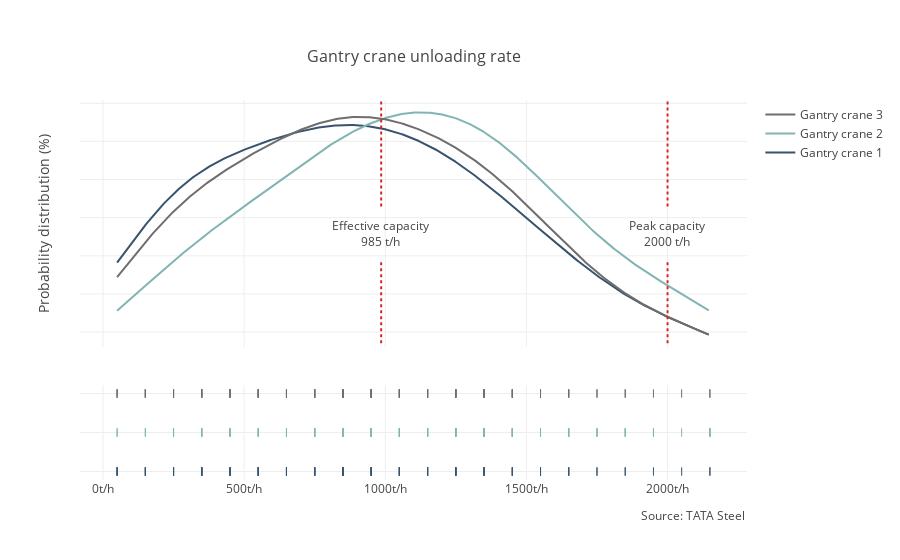

This figure's notebook cell:
### Markdown cell above
### TATA crane data

### Code cell
import plotly.plotly as py
import plotly.figure_factory as ff
import numpy as np
import plotly.graph_objs as go

labels = ['1-100','101-200','201-300','301-400','401-500','501-600','601-700','701-800','801-900','901-1000','1001-1100','1101-1200','1201-1300','1301-1400','1401-1500','1501-1600','1601-1700','1701-1800','1801-1900','1901-2000','2001-2100','>2100']
crane1_histogram = [4,4,6,6,5,6,6,7,7,6,7,6,6,5,4,4,3,2,2,1,1,2]
crane2_histogram = [2,2,3,4,4,4,5,6,6,7,7,7,7,7,6,5,4,3,3,2,1,4]
crane3_histogram = [3,4,5,5,5,6,6,7,7,7,7,6,6,6,5,4,3,2,2,1,1,2]

crane1, crane2, crane3 = [], [], []
for i in range(len(crane1_histogram)):
    for j in range (int(crane1_histogram[i])):
        crane1.append(50+i*100)
    for j in range (int(crane2_histogram[i])):
        crane2.append(50+i*100)
    for j in range (int(crane3_histogram[i])):
        crane3.append(50+i*100)

color = ['rgba(55, 83, 109, 1)', 'rgba(55, 83, 109, 0.8)', 'rgba(55, 83, 109, 0.5)', 'rgb(129, 180, 179, 1)', 
          'rgb(79, 127, 127, 1)', 'rgb(110,110,110)']
   
crane1_avg = np.mean(crane1)
crane2_avg = np.mean(crane2)
crane3_avg = np.mean(crane3)
crane_avg = np.mean([crane1_avg, crane2_avg, crane3_avg])

hist_data = [crane1, crane2, crane3]

group_labels = ['Gantry crane 1', 'Gantry crane 2', 'Gantry crane 3']
colors = [color[0], color[3], color[5]]


# Create distplot with curve_type set to 'normal'
fig = ff.create_distplot(hist_data, group_labels, show_hist=False, colors=colors, bin_size=100)

fig['layout'].update(
    xaxis = dict(ticksuffix='t/h'),
    yaxis=dict(
        title= 'Probability distribution (%)',
        autorange=True,
        showgrid=True,
        zeroline=True,
        showline=False,
        ticks='',
        showticklabels=False
    ),
    annotations=[
        dict(
            x=0.5,
            y=1.15,
            showarrow=False,
            text='Gantry crane unloading rate',
            xref='paper',
            yref='paper',
            font=dict(
                    size = 16)
        ),
        dict(
            x=1,
            y=-0.12,
            showarrow=False,
            text='Source: TATA Steel',
            xref='paper',
            yref='paper'
        ),
        dict(
            x=crane_avg,
            y=0.65,
            showarrow=False,
            text='Effective capacity<br>'+str(int(crane_avg))+' t/h',
            yref='paper'
        ),
        dict(
            x=2000,
            y=0.65,
            showarrow=False,
            text='Peak capacity<br>'+str(2000)+' t/h',
            yref='paper'
        )
    ],
    shapes=[dict(type='line',
                 x0=crane_avg,
                 y0=0.36,
                 x1=crane_avg,
                 y1=0.58,
                 yref='paper',
                 line=dict(
                     color='rgb(214, 39, 40)',
                     width=2,
                     dash='dot')
                ),
            dict(type='line',
                 x0=crane_avg,
                 y0=0.72,
                 x1=crane_avg,
                 y1=1,
                 yref='paper',
                 line=dict(
                     color='rgb(214, 39, 40)',
                     width=2,
                     dash='dot')
                ),
           dict(type='line',
                 x0=2000,
                 y0=0.36,
                 x1=2000,
                 y1=0.58,
                 yref='paper',
                 line=dict(
                     color='rgb(214, 39, 40)',
                     width=2,
                     dash='dot')
                ),
            dict(type='line',
                 x0=2000,
                 y0=0.72,
                 x1=2000,
                 y1=1,
                 yref='paper',
                 line=dict(
                     color='rgb(214, 39, 40)',
                     width=2,
                     dash='dot')
                )])

# Plot!
#py.iplot(fig, filename='Crane unloading rate')

iplot(fig)
pio.write_image(fig, 'Crane.pdf')

### Figure 1 — Plotly figure (JSON) as saved in the notebook; plotly's stock layout.template omitted (floating-point values rounded to 4 significant figures; data arrays with more than 128 entries replaced by an {"elided": "..."} marker saying what was removed)
{"data": [{"legendgroup": "Gantry crane 1", "marker": {"color": "rgba(55, 83, 109, 1)"}, "mode": "lines", "name": "Gantry crane 1", "showlegend": true, "type": "scatter", "uid": "57d08786-fbc6-11e8-bbbc-b69dcd432f50", "x": {"elided": "500 float values"}, "xaxis": "x", "y": {"elided": "500 float values"}, "yaxis": "y"}, {"legendgroup": "Gantry crane 2", "marker": {"color": "rgb(129, 180, 179, 1)"}, "mode": "lines", "name": "Gantry crane 2", "showlegend": true, "type": "scatter", "uid": "57d08787-fbc6-11e8-8e73-b69dcd432f50", "x": {"elided": "500 float values"}, "xaxis": "x", "y": {"elided": "500 float values"}, "yaxis": "y"}, {"legendgroup": "Gantry crane 3", "marker": {"color": "rgb(110,110,110)"}, "mode": "lines", "name": "Gantry crane 3", "showlegend": true, "type": "scatter", "uid": "57d08788-fbc6-11e8-865f-b69dcd432f50", "x": {"elided": "500 float values"}, "xaxis": "x", "y": {"elided": "500 float values"}, "yaxis": "y"}, {"legendgroup": "Gantry crane 1", "marker": {"color": "rgba(55, 83, 109, 1)", "symbol": "line-ns-open"}, "mode": "markers", "name": "Gantry crane 1", "showlegend": false, "type": "scatter", "uid": "57d08789-fbc6-11e8-b843-b69dcd432f50", "x": [50, 50, 50, 50, 150, 150, 150, 150, 250, 250, 250, 250, 250, 250, 350, 350, 350, 350, 350, 350, 450, 450, 450, 450, 450, 550, 550, 550, 550, 550, 550, 650, 650, 650, 650, 650, 650, 750, 750, 750, 750, 750, 750, 750, 850, 850, 850, 850, 850, 850, 850, 950, 950, 950, 950, 950, 950, 1050, 1050, 1050, 1050, 1050, 1050, 1050, 1150, 1150, 1150, 1150, 1150, 1150, 1250, 1250, 1250, 1250, 1250, 1250, 1350, 1350, 1350, 1350, 1350, 1450, 1450, 1450, 1450, 1550, 1550, 1550, 1550, 1650, 1650, 1650, 1750, 1750, 1850, 1850, 1950, 2050, 2150, 2150], "xaxis": "x", "y": ["Gantry crane 1", "Gantry crane 1", "Gantry crane 1", "Gantry crane 1", "Gantry crane 1", "Gantry crane 1", "Gantry crane 1", "Gantry crane 1", "Gantry crane 1", "Gantry crane 1", "Gantry crane 1", "Gantry crane 1", "Gantry crane 1", "Gantry crane 1", "Gantry crane 1", "Gantry crane 1", "Gantry crane 1", "Gantry crane 1", "Gantry crane 1", "Gantry crane 1", "Gantry crane 1", "Gantry crane 1", "Gantry crane 1", "Gantry crane 1", "Gantry crane 1", "Gantry crane 1", "Gantry crane 1", "Gantry crane 1", "Gantry crane 1", "Gantry crane 1", "Gantry crane 1", "Gantry crane 1", "Gantry crane 1", "Gantry crane 1", "Gantry crane 1", "Gantry crane 1", "Gantry crane 1", "Gantry crane 1", "Gantry crane 1", "Gantry crane 1", "Gantry crane 1", "Gantry crane 1", "Gantry crane 1", "Gantry crane 1", "Gantry crane 1", "Gantry crane 1", "Gantry crane 1", "Gantry crane 1", "Gantry crane 1", "Gantry crane 1", "Gantry crane 1", "Gantry crane 1", "Gantry crane 1", "Gantry crane 1", "Gantry crane 1", "Gantry crane 1", "Gantry crane 1", "Gantry crane 1", "Gantry crane 1", "Gantry crane 1", "Gantry crane 1", "Gantry crane 1", "Gantry crane 1", "Gantry crane 1", "Gantry crane 1", "Gantry crane 1", "Gantry crane 1", "Gantry crane 1", "Gantry crane 1", "Gantry crane 1", "Gantry crane 1", "Gantry crane 1", "Gantry crane 1", "Gantry crane 1", "Gantry crane 1", "Gantry crane 1", "Gantry crane 1", "Gantry crane 1", "Gantry crane 1", "Gantry crane 1", "Gantry crane 1", "Gantry crane 1", "Gantry crane 1", "Gantry crane 1", "Gantry crane 1", "Gantry crane 1", "Gantry crane 1", "Gantry crane 1", "Gantry crane 1", "Gantry crane 1", "Gantry crane 1", "Gantry crane 1", "Gantry crane 1", "Gantry crane 1", "Gantry crane 1", "Gantry crane 1", "Gantry crane 1", "Gantry crane 1", "Gantry crane 1", "Gantry crane 1"], "yaxis": "y2"}, {"legendgroup": "Gantry crane 2", "marker": {"color": "rgb(129, 180, 179, 1)", "symbol": "line-ns-open"}, "mode": "markers", "name": "Gantry crane 2", "showlegend": false, "type": "scatter", "uid": "57d0878a-fbc6-11e8-9c35-b69dcd432f50", "x": [50, 50, 150, 150, 250, 250, 250, 350, 350, 350, 350, 450, 450, 450, 450, 550, 550, 550, 550, 650, 650, 650, 650, 650, 750, 750, 750, 750, 750, 750, 850, 850, 850, 850, 850, 850, 950, 950, 950, 950, 950, 950, 950, 1050, 1050, 1050, 1050, 1050, 1050, 1050, 1150, 1150, 1150, 1150, 1150, 1150, 1150, 1250, 1250, 1250, 1250, 1250, 1250, 1250, 1350, 1350, 1350, 1350, 1350, 1350, 1350, 1450, 1450, 1450, 1450, 1450, 1450, 1550, 1550, 1550, 1550, 1550, 1650, 1650, 1650, 1650, 1750, 1750, 1750, 1850, 1850, 1850, 1950, 1950, 2050, 2150, 2150, 2150, 2150], "xaxis": "x", "y": ["Gantry crane 2", "Gantry crane 2", "Gantry crane 2", "Gantry crane 2", "Gantry crane 2", "Gantry crane 2", "Gantry crane 2", "Gantry crane 2", "Gantry crane 2", "Gantry crane 2", "Gantry crane 2", "Gantry crane 2", "Gantry crane 2", "Gantry crane 2", "Gantry crane 2", "Gantry crane 2", "Gantry crane 2", "Gantry crane 2", "Gantry crane 2", "Gantry crane 2", "Gantry crane 2", "Gantry crane 2", "Gantry crane 2", "Gantry crane 2", "Gantry crane 2", "Gantry crane 2", "Gantry crane 2", "Gantry crane 2", "Gantry crane 2", "Gantry crane 2", "Gantry crane 2", "Gantry crane 2", "Gantry crane 2", "Gantry crane 2", "Gantry crane 2", "Gantry crane 2", "Gantry crane 2", "Gantry crane 2", "Gantry crane 2", "Gantry crane 2", "Gantry crane 2", "Gantry crane 2", "Gantry crane 2", "Gantry crane 2", "Gantry crane 2", "Gantry crane 2", "Gantry crane 2", "Gantry crane 2", "Gantry crane 2", "Gantry crane 2", "Gantry crane 2", "Gantry crane 2", "Gantry crane 2", "Gantry crane 2", "Gantry crane 2", "Gantry crane 2", "Gantry crane 2", "Gantry crane 2", "Gantry crane 2", "Gantry crane 2", "Gantry crane 2", "Gantry crane 2", "Gantry crane 2", "Gantry crane 2", "Gantry crane 2", "Gantry crane 2", "Gantry crane 2", "Gantry crane 2", "Gantry crane 2", "Gantry crane 2", "Gantry crane 2", "Gantry crane 2", "Gantry crane 2", "Gantry crane 2", "Gantry crane 2", "Gantry crane 2", "Gantry crane 2", "Gantry crane 2", "Gantry crane 2", "Gantry crane 2", "Gantry crane 2", "Gantry crane 2", "Gantry crane 2", "Gantry crane 2", "Gantry crane 2", "Gantry crane 2", "Gantry crane 2", "Gantry crane 2", "Gantry crane 2", "Gantry crane 2", "Gantry crane 2", "Gantry crane 2", "Gantry crane 2", "Gantry crane 2", "Gantry crane 2", "Gantry crane 2", "Gantry crane 2", "Gantry crane 2", "Gantry crane 2"], "yaxis": "y2"}, {"legendgroup": "Gantry crane 3", "marker": {"color": "rgb(110,110,110)", "symbol": "line-ns-open"}, "mode": "markers", "name": "Gantry crane 3", "showlegend": false, "type": "scatter", "uid": "57d0878b-fbc6-11e8-87fb-b69dcd432f50", "x": [50, 50, 50, 150, 150, 150, 150, 250, 250, 250, 250, 250, 350, 350, 350, 350, 350, 450, 450, 450, 450, 450, 550, 550, 550, 550, 550, 550, 650, 650, 650, 650, 650, 650, 750, 750, 750, 750, 750, 750, 750, 850, 850, 850, 850, 850, 850, 850, 950, 950, 950, 950, 950, 950, 950, 1050, 1050, 1050, 1050, 1050, 1050, 1050, 1150, 1150, 1150, 1150, 1150, 1150, 1250, 1250, 1250, 1250, 1250, 1250, 1350, 1350, 1350, 1350, 1350, 1350, 1450, 1450, 1450, 1450, 1450, 1550, 1550, 1550, 1550, 1650, 1650, 1650, 1750, 1750, 1850, 1850, 1950, 2050, 2150, 2150], "xaxis": "x", "y": ["Gantry crane 3", "Gantry crane 3", "Gantry crane 3", "Gantry crane 3", "Gantry crane 3", "Gantry crane 3", "Gantry crane 3", "Gantry crane 3", "Gantry crane 3", "Gantry crane 3", "Gantry crane 3", "Gantry crane 3", "Gantry crane 3", "Gantry crane 3", "Gantry crane 3", "Gantry crane 3", "Gantry crane 3", "Gantry crane 3", "Gantry crane 3", "Gantry crane 3", "Gantry crane 3", "Gantry crane 3", "Gantry crane 3", "Gantry crane 3", "Gantry crane 3", "Gantry crane 3", "Gantry crane 3", "Gantry crane 3", "Gantry crane 3", "Gantry crane 3", "Gantry crane 3", "Gantry crane 3", "Gantry crane 3", "Gantry crane 3", "Gantry crane 3", "Gantry crane 3", "Gantry crane 3", "Gantry crane 3", "Gantry crane 3", "Gantry crane 3", "Gantry crane 3", "Gantry crane 3", "Gantry crane 3", "Gantry crane 3", "Gantry crane 3", "Gantry crane 3", "Gantry crane 3", "Gantry crane 3", "Gantry crane 3", "Gantry crane 3", "Gantry crane 3", "Gantry crane 3", "Gantry crane 3", "Gantry crane 3", "Gantry crane 3", "Gantry crane 3", "Gantry crane 3", "Gantry crane 3", "Gantry crane 3", "Gantry crane 3", "Gantry crane 3", "Gantry crane 3", "Gantry crane 3", "Gantry crane 3", "Gantry crane 3", "Gantry crane 3", "Gantry crane 3", "Gantry crane 3", "Gantry crane 3", "Gantry crane 3", "Gantry crane 3", "Gantry crane 3", "Gantry crane 3", "Gantry crane 3", "Gantry crane 3", "Gantry crane 3", "Gantry crane 3", "Gantry crane 3", "Gantry crane 3", "Gantry crane 3", "Gantry crane 3", "Gantry crane 3", "Gantry crane 3", "Gantry crane 3", "Gantry crane 3", "Gantry crane 3", "Gantry crane 3", "Gantry crane 3", "Gantry crane 3", "Gantry crane 3", "Gantry crane 3", "Gantry crane 3", "Gantry crane 3", "Gantry crane 3", "Gantry crane 3", "Gantry crane 3", "Gantry crane 3", "Gantry crane 3", "Gantry crane 3", "Gantry crane 3"], "yaxis": "y2"}], "layout": {"annotations": [{"font": {"size": 16}, "showarrow": false, "text": "Gantry crane unloading rate", "x": 0.5, "xref": "paper", "y": 1.15, "yref": "paper"}, {"showarrow": false, "text": "Source: TATA Steel", "x": 1, "xref": "paper", "y": -0.12, "yref": "paper"}, {"showarrow": false, "text": "Effective capacity<br>985 t/h", "x": 985.5, "y": 0.65, "yref": "paper"}, {"showarrow": false, "text": "Peak capacity<br>2000 t/h", "x": 2000, "y": 0.65, "yref": "paper"}], "barmode": "overlay", "hovermode": "closest", "legend": {"traceorder": "reversed"}, "shapes": [{"line": {"color": "rgb(214, 39, 40)", "dash": "dot", "width": 2}, "type": "line", "x0": 985.5, "x1": 985.5, "y0": 0.36, "y1": 0.58, "yref": "paper"}, {"line": {"color": "rgb(214, 39, 40)", "dash": "dot", "width": 2}, "type": "line", "x0": 985.5, "x1": 985.5, "y0": 0.72, "y1": 1, "yref": "paper"}, {"line": {"color": "rgb(214, 39, 40)", "dash": "dot", "width": 2}, "type": "line", "x0": 2000, "x1": 2000, "y0": 0.36, "y1": 0.58, "yref": "paper"}, {"line": {"color": "rgb(214, 39, 40)", "dash": "dot", "width": 2}, "type": "line", "x0": 2000, "x1": 2000, "y0": 0.72, "y1": 1, "yref": "paper"}], "xaxis": {"anchor": "y2", "domain": [0, 1], "ticksuffix": "t/h", "zeroline": false}, "yaxis": {"anchor": "free", "autorange": true, "domain": [0.35, 1], "position": 0, "showgrid": true, "showline": false, "showticklabels": false, "ticks": "", "title": "Probability distribution (%)", "zeroline": true}, "yaxis2": {"anchor": "x", "domain": [0, 0.25], "dtick": 1, "showticklabels": false}}}
